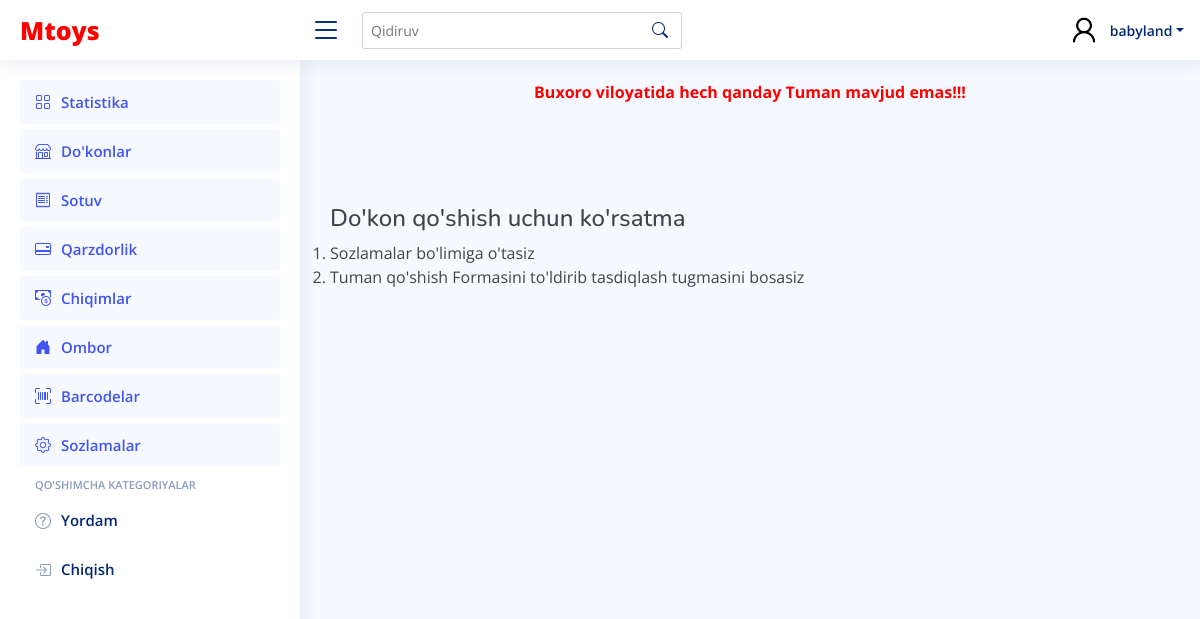
/province/2/regions/ (signed in), run on an earlier commit of the app's database.
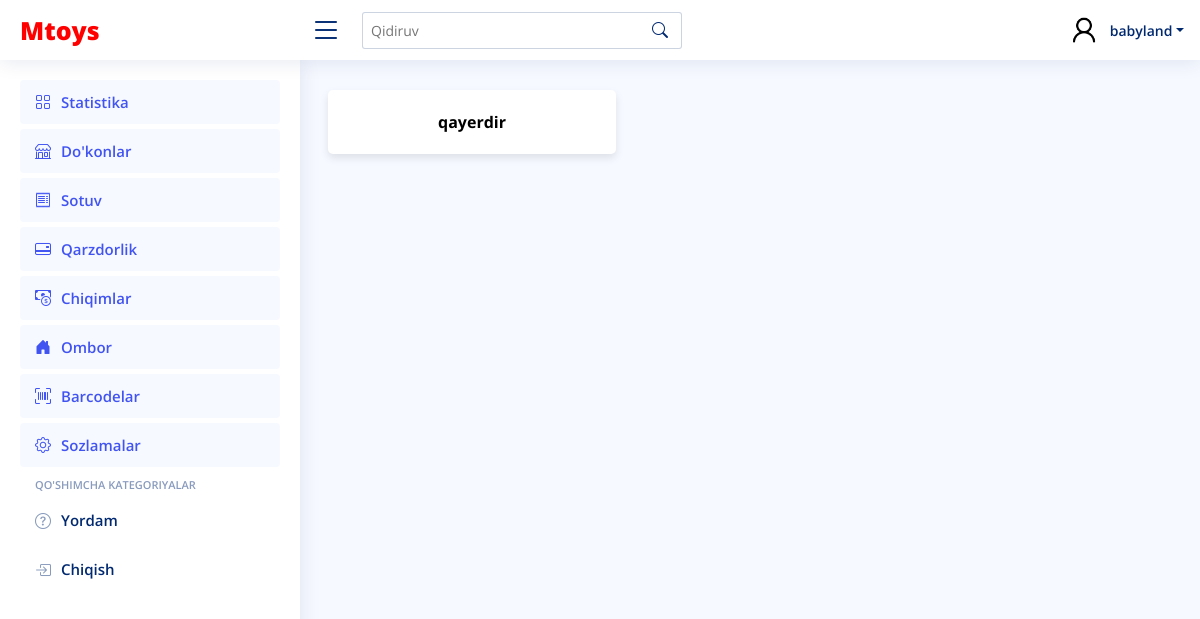
And on a later commit of the database.
### main_app/models.py (models this page shows, shortened)
class Province(models.Model):
    name = models.CharField(max_length=250)

class Regions(models.Model):
    name = models.CharField(max_length=250)
    province = models.ForeignKey(Province, on_delete=models.CASCADE, related_name="regions")

### main_app/views.py (the view)
# urls.py: path("province/<int:pk>/regions/", ProvinceDetailView.as_view(), name="province_detail"),
@method_decorator(login_required, name='dispatch')
class ProvinceDetailView(DetailView):
    template_name = "markets/regions.html"
    model = Province
    context_object_name = 'province'

### templates/markets/regions.html (shortened to what this page needs)
{% extends 'wrapper.html' %}
{% block content %}
<div class="row">
  {% if province.regions.all %}
    {% for i in province.regions.all %}
    <div class="card" style="width: 18rem;">
        <a href="{% url 'main_app:region_detail' i.id %}">
            <div class="card-body">
                {{ i.name }}
            </div>
        </a>
    </div>
    {% endfor %}
  {% else %}
    <div class="msg">
      {{ province.name }} viloyatida hech qanday Tuman mavjud emas!!!<br>
    </div>
   <h4 style="margin-top: 100px;">Do'kon qo'shish uchun ko'rsatma</h4>
    <ol>
      <li>Sozlamalar bo'limiga o'tasiz</li>
      <li>Tuman qo'shish Formasini to'ldirib tasdiqlash tugmasini bosasiz</li>
    </ol>
  {% endif %}
</div>
{% endblock content %}

What changed in the data, as far as the page shows it:
no longer on this page (row unchanged): Province: name "Buxoro"
added Regions: name "qayerdir"
Also different on the page:
text no longer shown: "viloyatida hech qanday Tuman mavjud emas!!! Do'kon qo'shish uchun ko'rsatma Sozlamalar bo'limiga o'tasiz Tuman qo'shish Formasini to'ldirib tasdiqlash tugmasini bosasiz"
